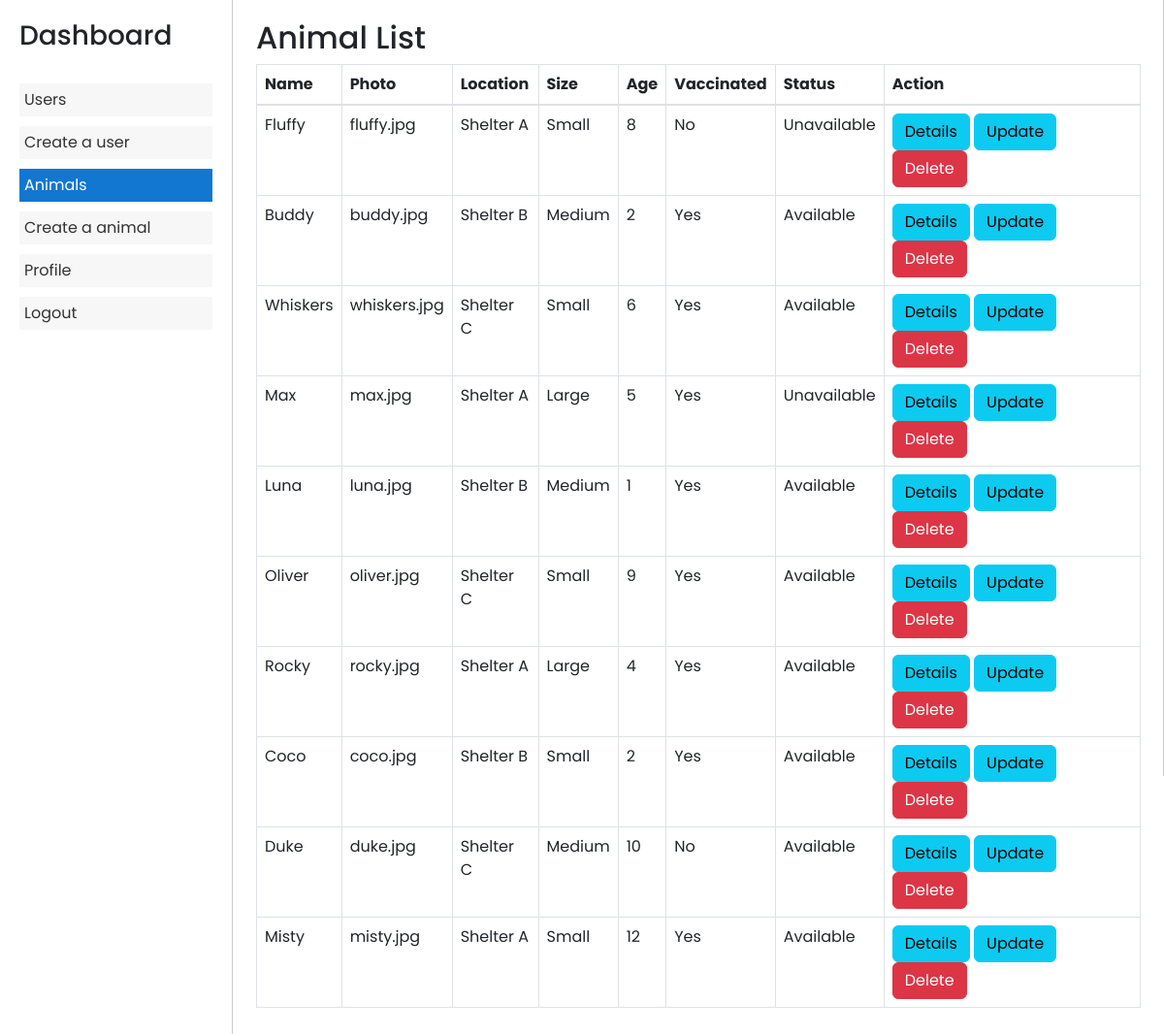
Page /admin/dashboard.php?page=animals (signed in) on the committed database.
### tables this page shows
CREATE TABLE IF NOT EXISTS `animals` (
  `animal_id` int(11) NOT NULL AUTO_INCREMENT,
  `name` varchar(50) NOT NULL,
  `image` varchar(100) NOT NULL,
  `gender` enum('Male','Female') NOT NULL,
  `location` varchar(100) NOT NULL,
  `description` text,
  `size` varchar(20) DEFAULT NULL,
  `age` int(11) DEFAULT NULL,
  `vaccinated` enum('Yes','No') NOT NULL,
  `breed` varchar(50) NOT NULL,
  `category` enum('Cat','Dog') NOT NULL,
  `status` varchar(20) NOT NULL DEFAULT 'Available',
  PRIMARY KEY (`animal_id`)
);

### admin/animals.php (the view, shortened to what this page needs)
<?php
if (isset($_SESSION["admin"])) {
    require "../validate/connect.php";
?>
    <!DOCTYPE html>
    <html lang="en">
    <head>
        <link href="https://cdn.jsdelivr.net/npm/bootstrap@5.3.0/dist/css/bootstrap.min.css" rel="stylesheet">
    </head>
    <body>
        <div class="container">
            <h2>Animal List</h2>
            <table class="table table-bordered">
                <thead>
                    <tr>
                        <th>Name</th>
                        <th>Photo</th>
                        <th>Location</th>
                        <th>Size</th>
                        <th>Age</th>
                        <th>Vaccinated</th>
                        <th>Status</th>
                        <th>Action</th>
                    </tr>
                </thead>
                <tbody>
                    <?php
                    $sql = "SELECT * FROM animals";
                    $result = mysqli_query($connect, $sql);
                    while ($row = mysqli_fetch_assoc($result)) {
                        echo '<tr>
                    <td>' . $row["name"] . '</td>
                    <td>' . $row["image"] . '</td>
                    <td>' . $row["location"] . '</td>
                    <td>' . $row["size"] . '</td>
                    <td>' . $row["age"] . '</td>
                    <td>' . $row["vaccinated"] . '</td>
                    <td>' . $row["status"] . '</td>
                    <td>
                        <a href="?page=details_animal&animal_id=' . $row["animal_id"] . '" class="btn btn-info">Details</a>
                        <a href="?page=update_animal&animal_id=' . $row["animal_id"] . '" class="btn btn-info">Update</a>
                        <a href="delete_animal.php?animal_id=' . $row["animal_id"] . '" class="btn btn-danger" onclick="return confirm(\'Are you sure you want to delete this menu item?\')">Delete</a>
                    </td>
                </tr>';
                    }
                    ?>
                </tbody>
            </table>
        </div>
    </body>
    </html>
<?php
} else if (isset($_SESSION["user"])) {
    header("location:../home.php");
} else {
    header("Location: ../login.php");
}

### admin/dashboard.php (style rules this page uses)
* { font-family: "Poppins", sans-serif; }
@media (min-width: 1200px) { .container, .container-lg, .container-md, .container-sm, .container-xl { max-width: 1350px !important; } }

### rows in the picture
animals: name "Fluffy", image "fluffy.jpg", location "Shelter A", size "Small", age "8", vaccinated "No", status "Unavailable"
animals: name "Buddy", image "buddy.jpg", location "Shelter B", size "Medium", age "2", vaccinated "Yes", status "Available"
animals: name "Whiskers", image "whiskers.jpg", location "Shelter C", size "Small", age "6", vaccinated "Yes", status "Available"
animals: name "Max", image "max.jpg", location "Shelter A", size "Large", age "5", vaccinated "Yes", status "Unavailable"
animals: name "Luna", image "luna.jpg", location "Shelter B", size "Medium", age "1", vaccinated "Yes", status "Available"
animals: name "Oliver", image "oliver.jpg", location "Shelter C", size "Small", age "9", vaccinated "Yes", status "Available"
animals: name "Rocky", image "rocky.jpg", location "Shelter A", size "Large", age "4", vaccinated "Yes", status "Available"
animals: name "Coco", image "coco.jpg", location "Shelter B", size "Small", age "2", vaccinated "Yes", status "Available"
animals: name "Duke", image "duke.jpg", location "Shelter C", size "Medium", age "10", vaccinated "No", status "Available"
animals: name "Misty", image "misty.jpg", location "Shelter A", size "Small", age "12", vaccinated "Yes", status "Available"
